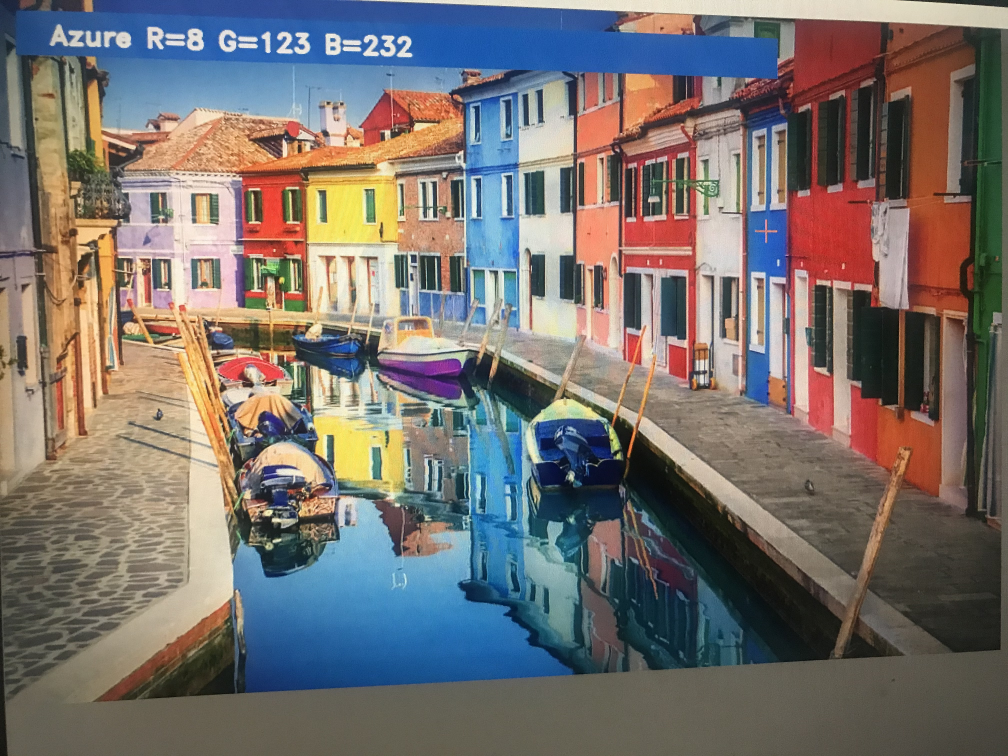
#> input picture images/IMG-0904.jpg, 4032 x 3024 px (shown at 1/4 size)
$ python color_detection.py --image images/IMG-0904.jpg
#> lines starting #> are read from the running program, lines starting #| are printed output that depends on the picture
import cv2
import numpy as np
import pandas as pd
import argparse
from pathlib import Path

#Reading csv file (from the images folder next to this script, so it works from any folder) and giving names to each column
index=["color","color_name","hex","R","G","B"]
csv = pd.read_csv(Path(__file__).parent / 'images' / 'colors.csv', names=index, header=None)
#> (reads images/colors.csv from the repository)

#Converting every known color to Lab once, since Lab distances match how people see color
known_bgr = csv[["B","G","R"]].to_numpy(dtype=np.uint8).reshape(-1, 1, 3)
known_lab = cv2.cvtColor(known_bgr, cv2.COLOR_BGR2LAB).reshape(-1, 3).astype(np.float32)

#function to find the closest matching color, comparing against all colors at once
def getColorName(R,G,B):
    lab = cv2.cvtColor(np.uint8([[[B,G,R]]]), cv2.COLOR_BGR2LAB).reshape(3).astype(np.float32)
    distances = np.linalg.norm(known_lab - lab, axis=1)
    best = csv.iloc[int(np.argmin(distances))]
    return best["color_name"], best["hex"]

#function to read an image and shrink big images (e.g. phone photos) so the whole picture fits on screen
def load_image(img_path, max_w=1200, max_h=800):
#> called with img_path = 'images/IMG-0904.jpg', max_w = 1200, max_h = 800
    img = cv2.imread(img_path)
#> img is the input picture: shape (3024, 4032, 3); mean B, G, R 109.3, 112.7, 119.2
    if img is None:
        raise SystemExit("Could not read image: " + img_path)
    scale = min(max_w / img.shape[1], max_h / img.shape[0], 1.0)
#> scale = 0.265
    if scale < 1.0:
        img = cv2.resize(img, None, fx=scale, fy=scale, interpolation=cv2.INTER_AREA)
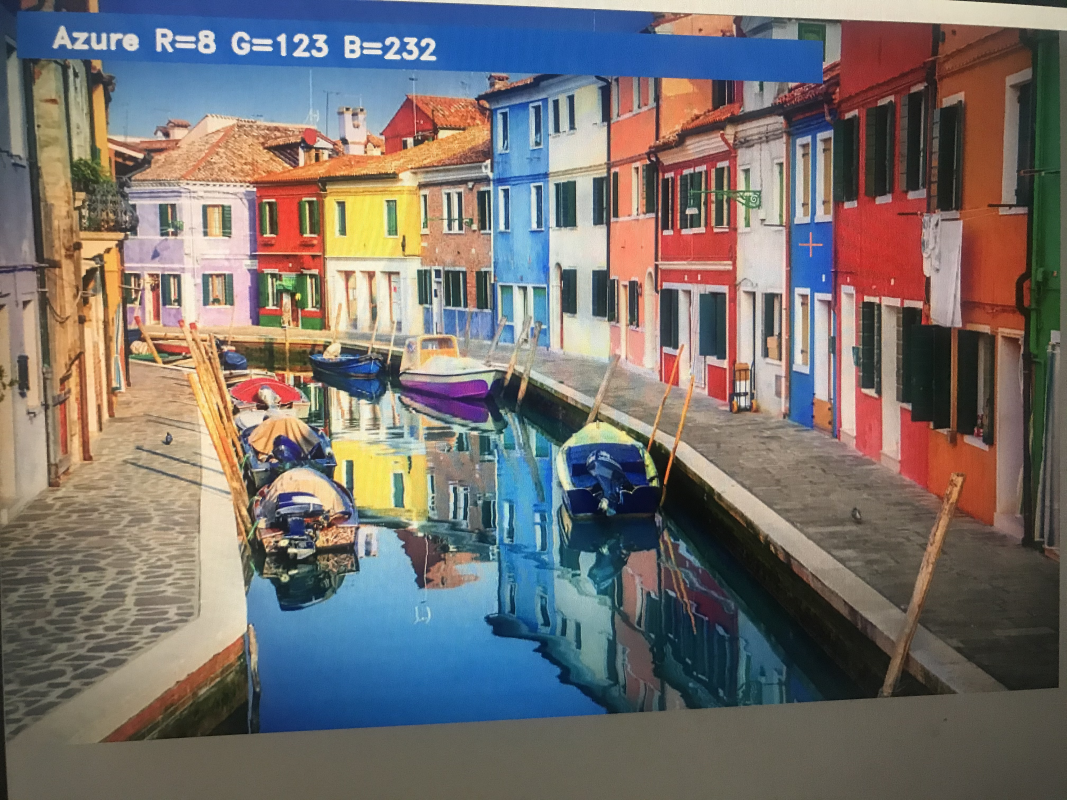
#> img: shape (800, 1067, 3); mean B, G, R 109.3, 112.7, 119.2
    return img

def main():
    #Creating argument parser to take image path from command line
    ap = argparse.ArgumentParser()
    ap.add_argument('-i', '--image', required=True, help="Image Path")
    args = vars(ap.parse_args())
    img = load_image(args['image'])

    #state shared with the mouse callback
    state = {"clicked": False, "r": 0, "g": 0, "b": 0, "xpos": 0, "ypos": 0}

    #function to get x,y coordinates of mouse click
    def draw_function(event, x,y,flags,param):
        if event == cv2.EVENT_LBUTTONDOWN:
            #Averaging a 5x5 patch around the click so photo noise doesn't change the answer
            patch = img[max(y-2,0):y+3, max(x-2,0):x+3].reshape(-1, 3)
            b,g,r = (int(v) for v in patch.mean(axis=0).round())
            state.update(clicked=True, r=r, g=g, b=b, xpos=x, ypos=y)

    cv2.namedWindow('image')
    cv2.setMouseCallback('image',draw_function)

    text = None
    while(1):
        r, g, b = state["r"], state["g"], state["b"]

        if (state["clicked"]):
            #Creating text string to display( Color name, hex code and RGB values )
            name, hex_code = getColorName(r,g,b)
            text = name + ' ' + hex_code.upper() + ' R='+ str(r) +  ' G='+ str(g) +  ' B='+ str(b)
            print(text)
            state["clicked"]=False

        #Drawing on a copy so the banner never covers the pixels you click next
        display = img.copy()
        if text:
            #cv2.rectangle(image, startpoint, endpoint, color, thickness)-1 fills entire rectangle
            cv2.rectangle(display,(10,10), (display.shape[1]-10,60), (b,g,r), -1)
            cv2.rectangle(display,(10,10), (display.shape[1]-10,60), (0,0,0), 2)

            #For very light colours we will display text in black colour
            text_color = (0,0,0) if r+g+b>=600 else (255,255,255)

            #cv2.putText(img,text,start,font(0-7),fontScale,color,thickness,lineType )
            cv2.putText(display, text,(25,45),2,0.8,text_color,2,cv2.LINE_AA)

            #Marking the clicked spot
            cv2.circle(display,(state["xpos"],state["ypos"]),6,(255,255,255),2)
            cv2.circle(display,(state["xpos"],state["ypos"]),8,(0,0,0),1)

        cv2.imshow("image",display)

        #Break the loop when user hits 'esc' key or closes the window
        if cv2.waitKey(20) & 0xFF ==27:
#> (key Esc is pressed here)
            break
        if cv2.getWindowProperty('image', cv2.WND_PROP_VISIBLE) < 1:
            break

    cv2.destroyAllWindows()

if __name__ == "__main__":
    main()
